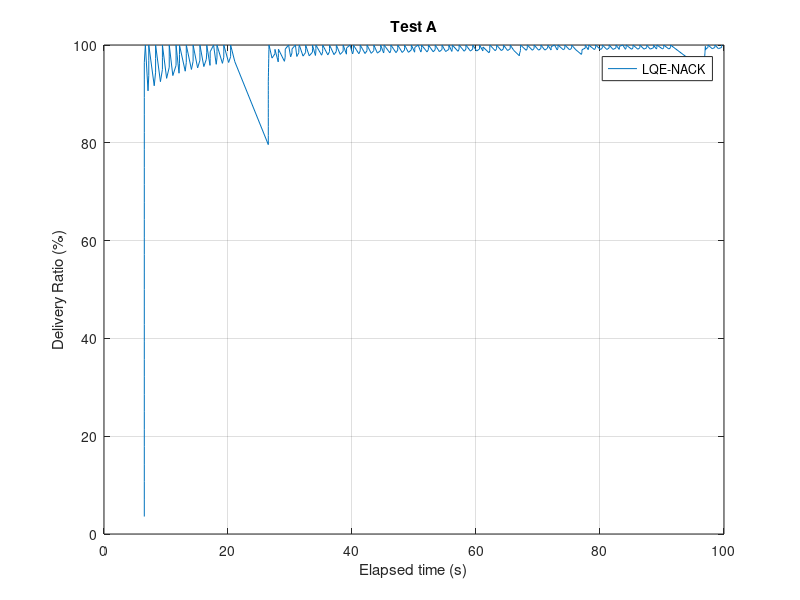
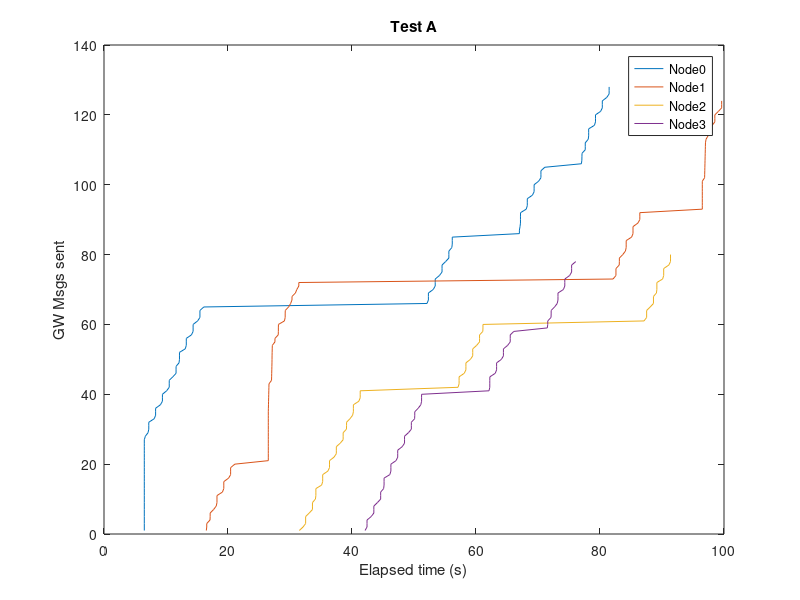
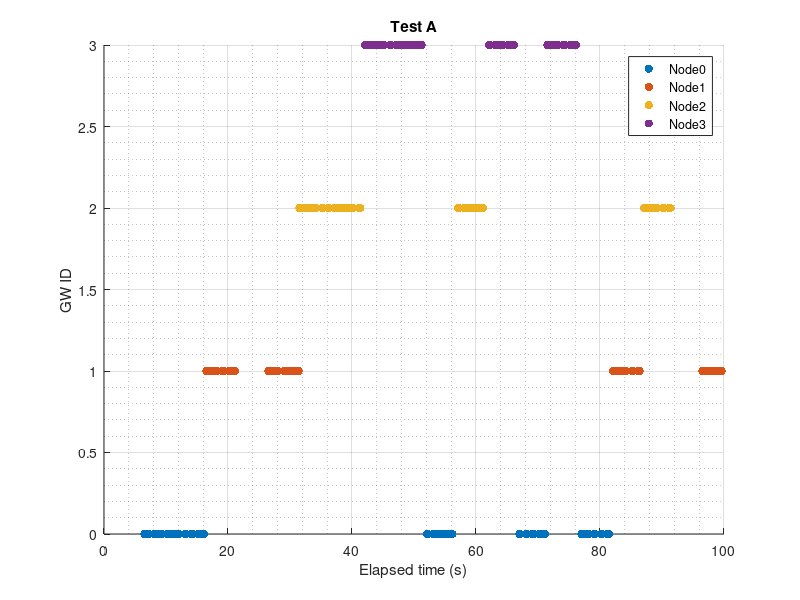

The MATLAB script that drew these images, in order:
%% Calculate Redudant Overhead 
close all; clear;clc; 
Nnodes=4;   %N� nodes generating msgs every second
maxT_sen=100;    %Time when nodes stop generating msgs+1


%% 

% Node[0]
%n0_sentNACK=textread('GwTimeRec.txt','%s');
name_rec=textread('ReachedGwName.txt','%s');
%
time_recC = fopen('GwTimeRec.txt','r');    %Name of the file with the receveid times
formatSpec = '%f';
time_rec = fscanf(time_recC,formatSpec);
fclose(time_recC);
%
%
i=1;
j=1;
countNACK=0;
gg=0;
while i<length(name_rec)
    j=i;
    while j<length(name_rec)
        if (strcmp(name_rec(i),name_rec(j)) && i~=j && ~strcmp(name_rec(i),{''}))
            %name_rec(i);          
            countNACK=countNACK+1;
            %name_rec(j)={''};
            %display('if');
            
            time_rec(j)=[];
            name_rec(j)=[];
        %end 
        else
            j=j+1;
        end
        %display('while2');
    end
    i=i+1;
    %display('while1');
end
display('ok');
%
count=1:1:length(time_rec);
i=1;
j=1;
while i<length(time_rec)+1
    j=fix(time_rec(i))+1;
    if fix(time_rec(i))>=maxT_sen
        j=maxT_sen;
    end
    drGW(i)=count(i)/(Nnodes*j)*100;
    i=i+1;
end
display('End calc DR')
plot(time_rec,drGW)
xlabel('Elapsed time (s)');
ylabel('Delivery Ratio (%)');
title('Test A');
legend('LQE-NACK');
grid on;
%
hold off;
savefig('plotC_DR_GW')
display('Success:');
drGW(length(drGW))
display('Data Overhead:');
countNACK

%% 
%Verificar nº de gws
% % %
% Node[0]
%n0_sentNACK=textread('GwTimeRec.txt','%s');
name_recs=textread('ReachedGwSpcs.txt','%s');
%
name_recss=name_recs;
name_recsDoub=str2double(name_recs);
%
i=1;
j=1;
countREP=0;
gg=0;
%gw=1:1:Nnodes;
while i<length(name_recs)
    j=i;
    while j<length(name_recs)
        if (strcmp(name_recs(i),name_recs(j)) && i~=j && ~strcmp(name_recs(i),{''}))
            %name_rec(i);          
            countREP=countREP+1;    %counts how many times theres a repetition
            name_recs(j);
            %i
            %gw(name_recsDoub(i)+1)=gw(name_recsDoub(i)+1)+1
            name_recs(j)=[];
            name_recsDoub(j)=[];
           % gw(name_recs(i))=gw(name_recs(i))+1
        %end       
        else
            j=j+1;
        %display('while2');
        end
    end
    i=i+1;
    %display('while1');
end
display('Number of gws:');
length(name_recs)-1

%% Plot gw sending over time
figure
% %0
gw_rec0=textread('GwTimeRec00.txt','%s');
gw_re0=str2double(gw_rec0);
countgw_re0=1:1:length(gw_rec0);
plot(gw_re0, countgw_re0);
hold on;
%1
gw_rec1=textread('GwTimeRec01.txt','%s');
gw_re1=str2double(gw_rec1);
countgw_re1=1:1:length(gw_rec1);
plot(gw_re1, countgw_re1);
hold on;
% 2
gw_rec2=textread('GwTimeRec02.txt','%s');
gw_re2=str2double(gw_rec2);
countgw_re2=1:1:length(gw_rec2);
plot(gw_re2, countgw_re2);
hold on;
%3
gw_rec3=textread('GwTimeRec03.txt','%s');
gw_re3=str2double(gw_rec3);
countgw_re3=1:1:length(gw_rec3);
plot(gw_re3, countgw_re3);
hold on;
% %4
% gw_rec4=textread('GwTimeRec04.txt','%s');
% gw_re4=str2double(gw_rec4);
% countgw_re4=1:1:length(gw_rec4);
% plot(gw_re4, countgw_re4);
% hold on;
% %5
% gw_rec5=textread('GwTimeRec05.txt','%s');
% gw_re5=str2double(gw_rec5);
% countgw_re5=1:1:length(gw_rec5);
% plot(gw_re5, countgw_re5);
% hold on;
%6
% gw_rec6=textread('GwTimeRec06.txt','%s');
% gw_re6=str2double(gw_rec6);
% countgw_re6=1:1:length(gw_rec6);
% plot(gw_re6, countgw_re6);
% hold on;
% %7
% gw_rec7=textread('GwTimeRec07.txt','%s');
% gw_re7=str2double(gw_rec7);
% countgw_re7=1:1:length(gw_rec7);
% plot(gw_re7, countgw_re7);
% hold on;
% %8
% gw_rec8=textread('GwTimeRec08.txt','%s');
% gw_re8=str2double(gw_rec8);
% countgw_re8=1:1:length(gw_rec8);
% plot(gw_re8, countgw_re8);
% hold on;
% % %9
% gw_rec9=textread('GwTimeRec09.txt','%s');
% gw_re9=str2double(gw_rec9);
% countgw_re9=1:1:length(gw_rec9);
% plot(gw_re9, countgw_re9,'Linewidth',2);
% hold on;
% %10
% gw_rec10=textread('GwTimeRec10.txt','%s');
% gw_re10=str2double(gw_rec10);
% countgw_re10=1:1:length(gw_rec10);
% plot(gw_re10, countgw_re10,'Linewidth',2);
% hold on;
%end
xlabel('Elapsed time (s)');
ylabel('GW Msgs sent');
title('Test A');
% legend('Node0','Node1');
legend('Node0','Node1','Node2','Node3');
savefig('GwsNo')
%%
figure
%0
gw_rec0=textread('GwTimeRec00.txt','%s');
gw_re0=str2double(gw_rec0);
countgw_re0=zeros(length(gw_rec0),1);
scatter(gw_re0, countgw_re0, 'filled');
hold on;
%1
gw_rec1=textread('GwTimeRec01.txt','%s');
gw_re1=str2double(gw_rec1);
countgw_re1=1+zeros(length(gw_rec1),1);
scatter(gw_re1, countgw_re1, 'filled');
hold on;
%2
gw_rec2=textread('GwTimeRec02.txt','%s');
gw_re2=str2double(gw_rec2);
countgw_re2=2+zeros(length(gw_rec2),1);
scatter(gw_re2, countgw_re2, 'filled');
hold on;
%3
gw_rec3=textread('GwTimeRec03.txt','%s');
gw_re3=str2double(gw_rec3);
countgw_re3=3+zeros(length(gw_rec3),1);
scatter(gw_re3, countgw_re3, 'filled');
hold on;
% %4
% gw_rec4=textread('GwTimeRec04.txt','%s');
% gw_re4=str2double(gw_rec4);
% countgw_re4=4+zeros(length(gw_rec4),1);
% scatter(gw_re4, countgw_re4, 'filled');
% hold on;

xlabel('Elapsed time (s)');
ylabel('GW ID');
title('Test A');
% legend('Node0','Node1');
legend('Node0','Node1','Node2','Node3');
grid on
grid minor
savefig('GesTemp')

%
axis([0 110 -1 4])
set(gca,'ytick',[0 1 2 3])

%%
%sum of hops
gw_hop=textread('GwMsgHops.txt','%s');
gw_hops=str2double(gw_hop);

h=1;
sum=0;
while h<length(gw_hops)+1
    sum=sum+gw_hops(h);
    h=h+1;
end
display('Total hops:');
sum